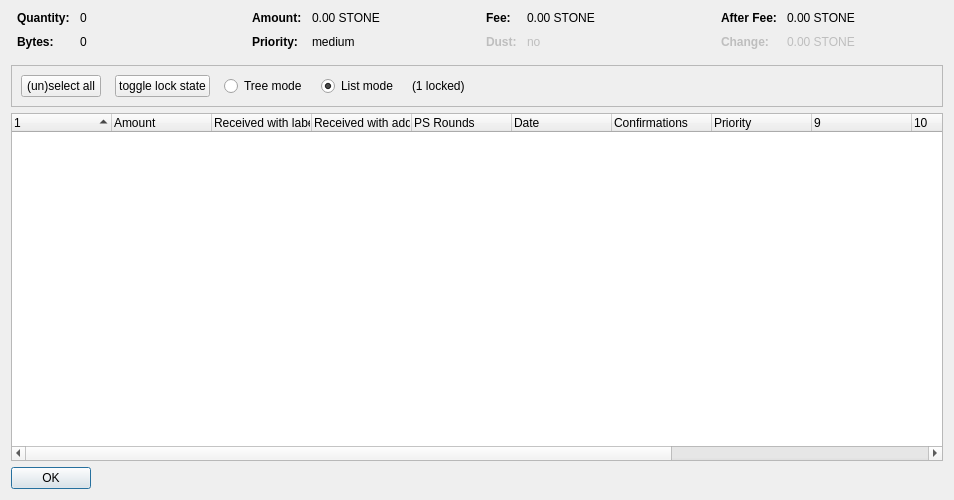
<?xml version="1.0" encoding="UTF-8"?>
<ui version="4.0">
 <class>CoinControlDialog</class>
 <widget class="QDialog" name="CoinControlDialog">
  <property name="geometry">
   <rect>
    <x>0</x>
    <y>0</y>
    <width>954</width>
    <height>500</height>
   </rect>
  </property>
  <property name="windowTitle">
   <string>Coin Selection</string>
  </property>
  <layout class="QVBoxLayout" name="verticalLayout">
   <item>
    <layout class="QHBoxLayout" name="horizontalLayoutTop" stretch="0,0,0,0">
     <property name="topMargin">
      <number>0</number>
     </property>
     <property name="bottomMargin">
      <number>10</number>
     </property>
     <item>
      <layout class="QFormLayout" name="formLayoutCoinControl1">
       <property name="horizontalSpacing">
        <number>10</number>
       </property>
       <property name="verticalSpacing">
        <number>10</number>
       </property>
       <property name="leftMargin">
        <number>6</number>
       </property>
       <property name="rightMargin">
        <number>6</number>
       </property>
       <item row="0" column="0">
        <widget class="QLabel" name="labelCoinControlQuantityText">
         <property name="font">
          <font>
           <weight>75</weight>
           <bold>true</bold>
          </font>
         </property>
         <property name="text">
          <string>Quantity:</string>
         </property>
        </widget>
       </item>
       <item row="0" column="1">
        <widget class="QLabel" name="labelCoinControlQuantity">
         <property name="cursor">
          <cursorShape>IBeamCursor</cursorShape>
         </property>
         <property name="contextMenuPolicy">
          <enum>Qt::ActionsContextMenu</enum>
         </property>
         <property name="text">
          <string notr="true">0</string>
         </property>
         <property name="textInteractionFlags">
          <set>Qt::LinksAccessibleByMouse|Qt::TextSelectableByKeyboard|Qt::TextSelectableByMouse</set>
         </property>
        </widget>
       </item>
       <item row="1" column="0">
        <widget class="QLabel" name="labelCoinControlBytesText">
         <property name="font">
          <font>
           <weight>75</weight>
           <bold>true</bold>
          </font>
         </property>
         <property name="text">
          <string>Bytes:</string>
         </property>
        </widget>
       </item>
       <item row="1" column="1">
        <widget class="QLabel" name="labelCoinControlBytes">
         <property name="cursor">
          <cursorShape>IBeamCursor</cursorShape>
         </property>
         <property name="contextMenuPolicy">
          <enum>Qt::ActionsContextMenu</enum>
         </property>
         <property name="text">
          <string notr="true">0</string>
         </property>
         <property name="textInteractionFlags">
          <set>Qt::LinksAccessibleByMouse|Qt::TextSelectableByKeyboard|Qt::TextSelectableByMouse</set>
         </property>
        </widget>
       </item>
      </layout>
     </item>
     <item>
      <layout class="QFormLayout" name="formLayoutCoinControl2">
       <property name="horizontalSpacing">
        <number>10</number>
       </property>
       <property name="verticalSpacing">
        <number>10</number>
       </property>
       <property name="leftMargin">
        <number>6</number>
       </property>
       <property name="rightMargin">
        <number>6</number>
       </property>
       <item row="0" column="0">
        <widget class="QLabel" name="labelCoinControlAmountText">
         <property name="font">
          <font>
           <weight>75</weight>
           <bold>true</bold>
          </font>
         </property>
         <property name="text">
          <string>Amount:</string>
         </property>
        </widget>
       </item>
       <item row="0" column="1">
        <widget class="QLabel" name="labelCoinControlAmount">
         <property name="cursor">
          <cursorShape>IBeamCursor</cursorShape>
         </property>
         <property name="contextMenuPolicy">
          <enum>Qt::ActionsContextMenu</enum>
         </property>
         <property name="text">
          <string notr="true">0.00 STONE</string>
         </property>
         <property name="textInteractionFlags">
          <set>Qt::LinksAccessibleByMouse|Qt::TextSelectableByKeyboard|Qt::TextSelectableByMouse</set>
         </property>
        </widget>
       </item>
       <item row="1" column="0">
        <widget class="QLabel" name="labelCoinControlPriorityText">
         <property name="font">
          <font>
           <weight>75</weight>
           <bold>true</bold>
          </font>
         </property>
         <property name="text">
          <string>Priority:</string>
         </property>
        </widget>
       </item>
       <item row="1" column="1">
        <widget class="QLabel" name="labelCoinControlPriority">
         <property name="cursor">
          <cursorShape>IBeamCursor</cursorShape>
         </property>
         <property name="contextMenuPolicy">
          <enum>Qt::ActionsContextMenu</enum>
         </property>
         <property name="text">
          <string>medium</string>
         </property>
         <property name="textInteractionFlags">
          <set>Qt::LinksAccessibleByMouse|Qt::TextSelectableByKeyboard|Qt::TextSelectableByMouse</set>
         </property>
        </widget>
       </item>
      </layout>
     </item>
     <item>
      <layout class="QFormLayout" name="formLayoutCoinControl3">
       <property name="horizontalSpacing">
        <number>10</number>
       </property>
       <property name="verticalSpacing">
        <number>10</number>
       </property>
       <property name="leftMargin">
        <number>6</number>
       </property>
       <property name="rightMargin">
        <number>6</number>
       </property>
       <item row="0" column="0">
        <widget class="QLabel" name="labelCoinControlFeeText">
         <property name="font">
          <font>
           <weight>75</weight>
           <bold>true</bold>
          </font>
         </property>
         <property name="text">
          <string>Fee:</string>
         </property>
        </widget>
       </item>
       <item row="0" column="1">
        <widget class="QLabel" name="labelCoinControlFee">
         <property name="cursor">
          <cursorShape>IBeamCursor</cursorShape>
         </property>
         <property name="contextMenuPolicy">
          <enum>Qt::ActionsContextMenu</enum>
         </property>
         <property name="text">
          <string notr="true">0.00 STONE</string>
         </property>
         <property name="textInteractionFlags">
          <set>Qt::LinksAccessibleByMouse|Qt::TextSelectableByKeyboard|Qt::TextSelectableByMouse</set>
         </property>
        </widget>
       </item>
       <item row="1" column="0">
        <widget class="QLabel" name="labelCoinControlLowOutputText">
         <property name="enabled">
          <bool>false</bool>
         </property>
         <property name="font">
          <font>
           <weight>75</weight>
           <bold>true</bold>
          </font>
         </property>
         <property name="text">
          <string>Dust:</string>
         </property>
        </widget>
       </item>
       <item row="1" column="1">
        <widget class="QLabel" name="labelCoinControlLowOutput">
         <property name="enabled">
          <bool>false</bool>
         </property>
         <property name="cursor">
          <cursorShape>IBeamCursor</cursorShape>
         </property>
         <property name="contextMenuPolicy">
          <enum>Qt::ActionsContextMenu</enum>
         </property>
         <property name="text">
          <string>no</string>
         </property>
         <property name="textInteractionFlags">
          <set>Qt::LinksAccessibleByMouse|Qt::TextSelectableByKeyboard|Qt::TextSelectableByMouse</set>
         </property>
        </widget>
       </item>
      </layout>
     </item>
     <item>
      <layout class="QFormLayout" name="formLayoutCoinControl4">
       <property name="horizontalSpacing">
        <number>10</number>
       </property>
       <property name="verticalSpacing">
        <number>10</number>
       </property>
       <property name="leftMargin">
        <number>6</number>
       </property>
       <property name="rightMargin">
        <number>6</number>
       </property>
       <item row="0" column="0">
        <widget class="QLabel" name="labelCoinControlAfterFeeText">
         <property name="font">
          <font>
           <weight>75</weight>
           <bold>true</bold>
          </font>
         </property>
         <property name="text">
          <string>After Fee:</string>
         </property>
        </widget>
       </item>
       <item row="0" column="1">
        <widget class="QLabel" name="labelCoinControlAfterFee">
         <property name="cursor">
          <cursorShape>IBeamCursor</cursorShape>
         </property>
         <property name="contextMenuPolicy">
          <enum>Qt::ActionsContextMenu</enum>
         </property>
         <property name="text">
          <string notr="true">0.00 STONE</string>
         </property>
         <property name="textInteractionFlags">
          <set>Qt::LinksAccessibleByMouse|Qt::TextSelectableByKeyboard|Qt::TextSelectableByMouse</set>
         </property>
        </widget>
       </item>
       <item row="1" column="0">
        <widget class="QLabel" name="labelCoinControlChangeText">
         <property name="enabled">
          <bool>false</bool>
         </property>
         <property name="font">
          <font>
           <weight>75</weight>
           <bold>true</bold>
          </font>
         </property>
         <property name="text">
          <string>Change:</string>
         </property>
        </widget>
       </item>
       <item row="1" column="1">
        <widget class="QLabel" name="labelCoinControlChange">
         <property name="enabled">
          <bool>false</bool>
         </property>
         <property name="cursor">
          <cursorShape>IBeamCursor</cursorShape>
         </property>
         <property name="contextMenuPolicy">
          <enum>Qt::ActionsContextMenu</enum>
         </property>
         <property name="text">
          <string notr="true">0.00 STONE</string>
         </property>
         <property name="textInteractionFlags">
          <set>Qt::LinksAccessibleByMouse|Qt::TextSelectableByKeyboard|Qt::TextSelectableByMouse</set>
         </property>
        </widget>
       </item>
      </layout>
     </item>
    </layout>
   </item>
   <item>
    <widget class="QFrame" name="frame">
     <property name="minimumSize">
      <size>
       <width>0</width>
       <height>40</height>
      </size>
     </property>
     <property name="frameShape">
      <enum>QFrame::StyledPanel</enum>
     </property>
     <property name="frameShadow">
      <enum>QFrame::Sunken</enum>
     </property>
     <layout class="QHBoxLayout" name="horizontalLayout">
      <item>
       <layout class="QHBoxLayout" name="horizontalLayoutPanel" stretch="0,0,0,0,0,0">
        <property name="spacing">
         <number>14</number>
        </property>
        <item>
         <widget class="QPushButton" name="pushButtonSelectAll">
          <property name="sizePolicy">
           <sizepolicy hsizetype="Maximum" vsizetype="Fixed">
            <horstretch>0</horstretch>
            <verstretch>0</verstretch>
           </sizepolicy>
          </property>
          <property name="text">
           <string>(un)select all</string>
          </property>
          <property name="autoDefault">
           <bool>false</bool>
          </property>
         </widget>
        </item>
        <item>
         <widget class="QPushButton" name="pushButtonToggleLock">
          <property name="sizePolicy">
           <sizepolicy hsizetype="Maximum" vsizetype="Fixed">
            <horstretch>0</horstretch>
            <verstretch>0</verstretch>
           </sizepolicy>
          </property>
          <property name="text">
           <string>toggle lock state</string>
          </property>
          <property name="autoDefault">
           <bool>false</bool>
          </property>
         </widget>
        </item>
        <item>
         <widget class="QRadioButton" name="radioTreeMode">
          <property name="sizePolicy">
           <sizepolicy hsizetype="Maximum" vsizetype="Fixed">
            <horstretch>0</horstretch>
            <verstretch>0</verstretch>
           </sizepolicy>
          </property>
          <property name="text">
           <string>Tree mode</string>
          </property>
         </widget>
        </item>
        <item>
         <widget class="QRadioButton" name="radioListMode">
          <property name="sizePolicy">
           <sizepolicy hsizetype="Maximum" vsizetype="Fixed">
            <horstretch>0</horstretch>
            <verstretch>0</verstretch>
           </sizepolicy>
          </property>
          <property name="text">
           <string>List mode</string>
          </property>
          <property name="checked">
           <bool>true</bool>
          </property>
         </widget>
        </item>
        <item>
         <widget class="QLabel" name="labelLocked">
          <property name="text">
           <string>(1 locked)</string>
          </property>
         </widget>
        </item>
        <item>
         <spacer name="horizontalSpacer">
          <property name="orientation">
           <enum>Qt::Horizontal</enum>
          </property>
          <property name="sizeHint" stdset="0">
           <size>
            <width>40</width>
            <height>20</height>
           </size>
          </property>
         </spacer>
        </item>
       </layout>
      </item>
     </layout>
    </widget>
   </item>
   <item>
    <widget class="CoinControlTreeWidget" name="treeWidget">
     <property name="contextMenuPolicy">
      <enum>Qt::CustomContextMenu</enum>
     </property>
     <property name="sortingEnabled">
      <bool>false</bool>
     </property>
     <property name="columnCount">
      <number>13</number>
     </property>
     <attribute name="headerShowSortIndicator" stdset="0">
      <bool>true</bool>
     </attribute>
     <attribute name="headerStretchLastSection">
      <bool>false</bool>
     </attribute>
     <column>
      <property name="text">
       <string/>
      </property>
     </column>
     <column>
      <property name="text">
       <string>Amount</string>
      </property>
     </column>
     <column>
      <property name="text">
       <string>Received with label</string>
      </property>
     </column>
     <column>
      <property name="text">
       <string>Received with address</string>
      </property>
     </column>
     <column>
      <property name="text">
       <string>PS Rounds</string>
      </property>
     </column>
     <column>
      <property name="text">
       <string>Date</string>
      </property>
     </column>
     <column>
      <property name="text">
       <string>Confirmations</string>
      </property>
      <property name="toolTip">
       <string>Confirmed</string>
      </property>
     </column>
     <column>
      <property name="text">
       <string>Priority</string>
      </property>
     </column>
     <column>
      <property name="text">
       <string/>
      </property>
     </column>
     <column>
      <property name="text">
       <string/>
      </property>
     </column>
     <column>
      <property name="text">
       <string/>
      </property>
     </column>
     <column>
      <property name="text">
       <string/>
      </property>
     </column>
     <column>
      <property name="text">
       <string/>
      </property>
     </column>
    </widget>
   </item>
   <item>
    <widget class="QDialogButtonBox" name="buttonBox">
     <property name="sizePolicy">
      <sizepolicy hsizetype="Maximum" vsizetype="Fixed">
       <horstretch>0</horstretch>
       <verstretch>0</verstretch>
      </sizepolicy>
     </property>
     <property name="orientation">
      <enum>Qt::Horizontal</enum>
     </property>
     <property name="standardButtons">
      <set>QDialogButtonBox::Ok</set>
     </property>
    </widget>
   </item>
  </layout>
 </widget>
 <customwidgets>
  <customwidget>
   <class>CoinControlTreeWidget</class>
   <extends>QTreeWidget</extends>
   <header>coincontroltreewidget.h</header>
  </customwidget>
 </customwidgets>
 <resources/>
 <connections/>
</ui>
